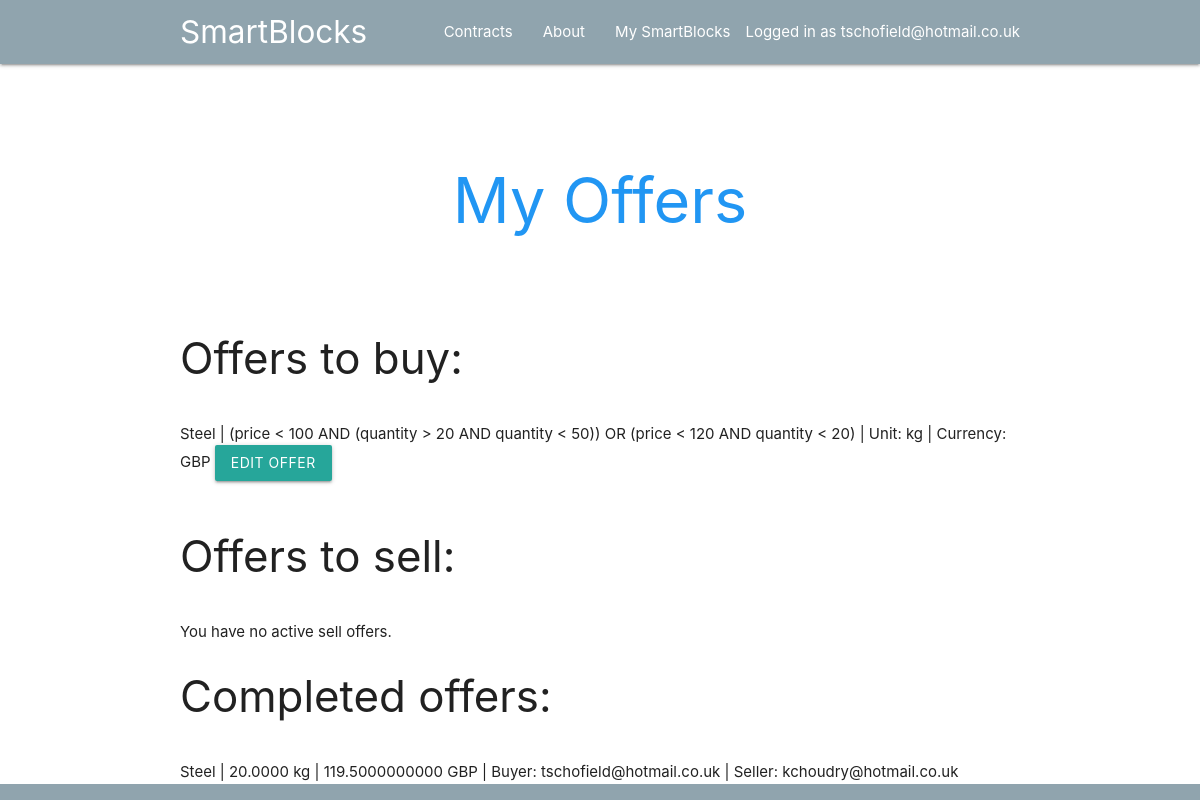
The page /webapp/myOffers/ (signed in) on the database its author committed.
### webapp/models.py (models this page shows)
class Offer(models.Model):
    buyer = models.ForeignKey(settings.AUTH_USER_MODEL, on_delete=models.CASCADE, related_name="b",null=True)
    seller = models.ForeignKey(settings.AUTH_USER_MODEL, on_delete=models.CASCADE, related_name="s", null=True)
    asset_name = models.CharField(max_length=100)
    condition_help = "Keywords: <span class='keyword'>AND</span>, <span class='keyword'>OR</span>.</br>Operations: <, >, =</br>Variables: <span class='variable'>price</span>, <span class='variable'>quantity</span></br>Use parentheses to group statements.</br></br>Example:</br> (<span class='variable'>price</span> < 100 <span class='keyword'>AND</span> (<span class='variable'>quantity</span> > 20 <span class='keyword'>AND</span> <span class='variable'>quantity</span> < 50)) </br><span class='keyword'>OR</span> (<span class='variable'>price</span> < 120 <span class='keyword'>AND</span> <span class='variable'>quantity</span> < 20)"
    completion_condition = models.CharField(max_length=256, help_text=condition_help)
    unit = models.CharField(max_length=10)
    GBP = 'GBP'
    USD = 'USD'
    BTC = 'BTC'
    CURRENCY_CHOICES = ((GBP, 'GBP'), (USD, 'USD'), (BTC, 'BTC'))
    currency = models.CharField(max_length=3, choices=CURRENCY_CHOICES, default=GBP)
    quantity = models.DecimalField(default=0, max_digits=20,decimal_places=4)
    price = models.DecimalField(default=0, max_digits=30, decimal_places=10)
    BUY = 'Buy'
    SELL = 'Sell'
    CONTRACT_CHOICES = ((BUY, 'BUY'),(SELL, 'SELL'))
    contract_type = models.CharField(max_length=4, choices=CONTRACT_CHOICES, default=BUY)
    location = models.CharField(max_length=8)
    completion_date = models.DateField()

### webapp/views.py (the view)
# urls.py: path('myOffers/', views.myOffers, name='myOffers'),
@login_required
def myOffers(request):
    user = request.user
    buy_offers = Offer.objects.filter(buyer=user,seller=None)
    sell_offers = Offer.objects.filter(seller=user,buyer=None)
    completed_offers = Offer.objects.filter(Q(buyer=user) | Q(seller=user)).exclude(buyer=None).exclude(seller=None)
    return render(request, 'webapp/myOffers.html', {'buy_offers':buy_offers,'sell_offers':sell_offers,'completed_offers':completed_offers})

### webapp/templates/webapp/myOffers.html (shortened to what this page needs)
{% extends 'base.html' %}
{% block header %}
      <h1 class="header center blue-text">My Offers</h1>
{% endblock %}
{% block content %}
<h3>Offers to buy:</h3><br>
{% if buy_offers.first is not None %}
{% for offer in buy_offers %}
{{ offer.asset_name }} | {{ offer.completion_condition }} | Unit: {{ offer.unit }} | Currency: {{ offer.currency }}
<a class="btn" href="{% url 'webapp:changeOffer' offer.id %}">Edit Offer</a>
<br>
{% endfor %}
{% else %}
You have no active buy offers.
{% endif %}
<br>
<h3>Offers to sell:</h3><br>
{% if sell_offers.first is not None %}
{% for offer in sell_offers %}
{{ offer.asset_name }} | {{ offer.completion_condition }} | Unit: {{ offer.unit }} | Currency: {{ offer.currency }}
<a class="btn" href="{% url 'webapp:changeOffer' offer.id %}">Edit Offer</a>
<br>
{% endfor %}
{% else %}
You have no active sell offers.
{% endif %}
<br>
<h3>Completed offers:</h3><br>
{% if completed_offers.first is not None %}
{% for offer in completed_offers %}
{{ offer.asset_name }} | {{ offer.quantity }} {{ offer.unit }} | {{ offer.price }} {{ offer.currency }} | Buyer: {{offer.buyer}} | Seller: {{offer.seller}}
{% endfor %}
{% else %}
You have no completed offers.
{% endif %}
{% endblock %}

### webapp/templates/base.html (shortened to what this page needs)
{% load static %}
<!DOCTYPE html>
<html lang="en">
<head>
  <link href="{% static 'webapp/css/materialize.min.css' %}" type="text/css" rel="stylesheet" media="screen,projection"/>
  <link href="{% static 'webapp/css/style.css' %}" type="text/css" rel="stylesheet" media="screen,projection"/>
</head>
<body>
  <nav class="blue-grey lighten-2" role="navigation">
    <div class="nav-wrapper container"><a id="logo-container" href="{% url 'webapp:index' %}" class="brand-logo">SmartBlocks</a>
      <ul class="right hide-on-med-and-down">
      <li><a class='dropdown-trigger' data-target='dropdown1'>Contracts</a></li>
      <li><a href="{% url 'webapp:about' %}">About</a></li>
      <li><a href="{% url 'webapp:mySmartBlocks' %}">My SmartBlocks</a></li>
      {% if user.is_authenticated %}
      <li>Logged in as {{ request.user }}</li>
      {% else %}
      </li>Not logged in</li>
      {% endif %}
      </ul>
    </div>
  </nav>
  <div class="section no-pad-bot" id="index-banner">
    <div class="container">
    <br><br>
       {% block header %}
      {% endblock %}
      <br><br>
    </div>
  </div>
  <div class="container">
      {% block content %}
      {% endblock %}
  </div>
  <footer class="page-footer blue-grey lighten-2">
  </footer>
  </body>
</html>

### rows shown on the page
Offer: asset_name "Steel", completion_condition "(price < 100 AND (quantity > 20 AND quantity < 50)) OR (price < 120 AND quantity < 20)", unit "kg", currency "GBP"
Offer: asset_name "Steel", quantity "20.0000", unit "kg", price "119.5000000000", currency "GBP", buyer "tschofield@hotmail.co.uk", seller "kchoudry@hotmail.co.uk"

### other values the page prints
{{ request.user }} "tschofield@hotmail.co.uk"
